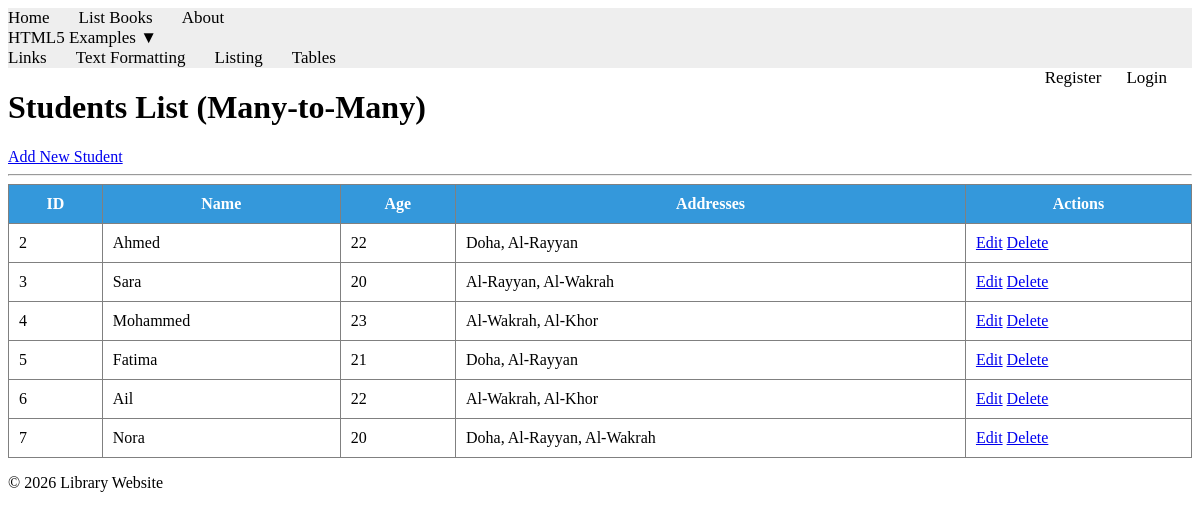
Page /books/student3/list/ on the committed database.
### apps/bookmodule/models.py (models this page shows, shortened)
class Student3(models.Model):
    name = models.CharField(max_length=100)
    age = models.IntegerField()
    addresses = models.ManyToManyField(Address3)

class Address3(models.Model):
    city = models.CharField(max_length=100)

### apps/bookmodule/views.py (the view)
# urls.py: path('student3/list/', views.student3_list, name="student3_list"),
def student3_list(request):
    students = Student3.objects.all()
    return render(request, 'bookmodule/student3_list.html', {'students': students})

### apps/templates/bookmodule/student3_list.html (shortened to what this page needs)
{% extends "layouts/base.html" %}
{% load static %}
{% block content %}
<div class="container">
    <h1>Students List (Many-to-Many)</h1>
    <a href="{% url 'student3_add' %}">Add New Student</a>
    <hr>
    <table border="1" cellpadding="10" style="width:100%; border-collapse:collapse;">
        <thead>
            <tr style="background-color:#3498db; color:white;">
                <th>ID</th>
                <th>Name</th>
                <th>Age</th>
                <th>Addresses</th>
                <th>Actions</th>
            </tr>
        </thead>
        <tbody>
            {% for student in students %}
            <tr>
                <td>{{ student.id }}</td>
                <td>{{ student.name }}</td>
                <td>{{ student.age }}</td>
                <td>
                    {% for address in student.addresses.all %}
                        {{ address.city }}{% if not forloop.last %}, {% endif %}
                    {% endfor %}
                </td>
                <td>
                    <a href="{% url 'student3_edit' student.id %}">Edit</a>
                    <a href="{% url 'student3_delete' student.id %}" onclick="return confirm('Are you sure?')">Delete</a>
                </td>
            </tr>
            {% empty %}
            <tr>
                <td colspan="5" style="text-align:center;">No students found.</td>
            </tr>
            {% endfor %}
        </tbody>
    </table>
</div>
{% endblock content %}

### rows in the picture
Student3: id "2", name "Ahmed", age "22"
Address3: city "Doha"
Address3: city "Al-Rayyan"
Student3: id "3", name "Sara", age "20"
Address3: city "Al-Wakrah"
Student3: id "4", name "Mohammed", age "23"
Address3: city "Al-Khor"
Student3: id "5", name "Fatima", age "21"
Student3: id "6", name "Ail", age "22"
Student3: id "7", name "Nora", age "20"
